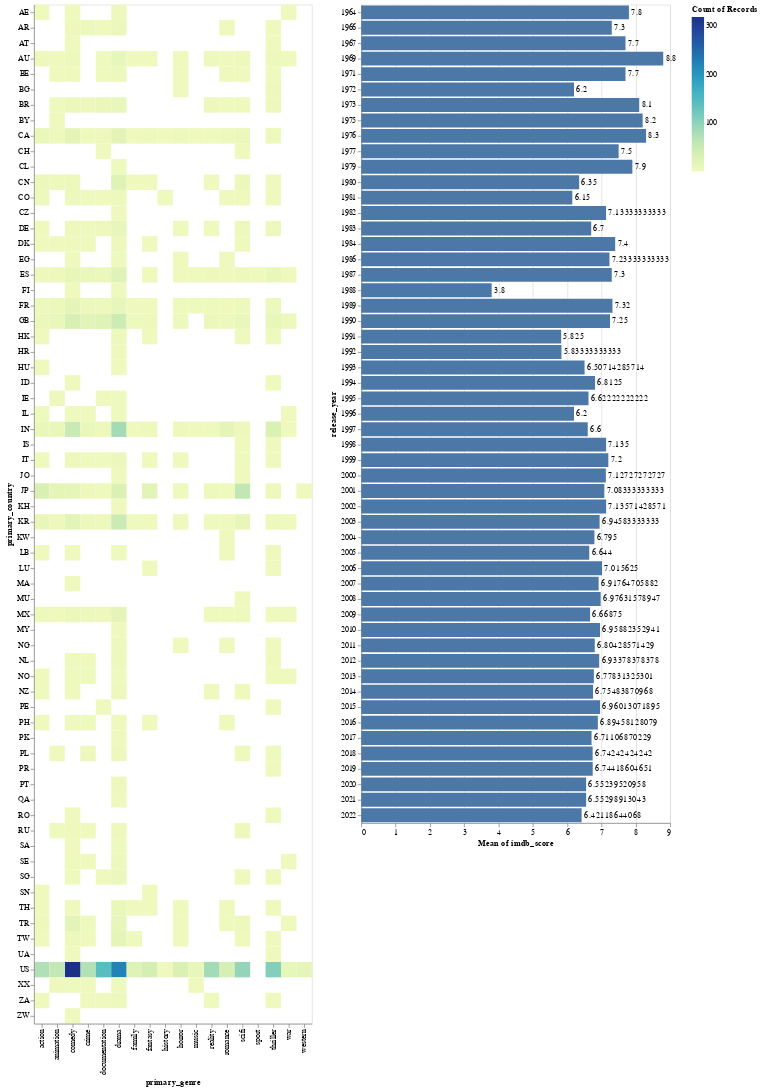

Here is the notebook cell this chart was saved with:
### Code cell
dashboard = rect| hist+text
dashboard

### Figure 1 — Vega-Lite specification as saved in the notebook (floating-point values rounded to 4 significant figures; data arrays with more than 128 entries replaced by an {"elided": "..."} marker saying what was removed)
{"config": {"view": {"continuousWidth": 400, "continuousHeight": 300}}, "hconcat": [{"mark": "rect", "encoding": {"color": {"aggregate": "count", "type": "quantitative"}, "x": {"field": "primary_genre", "type": "ordinal"}, "y": {"field": "primary_country", "type": "ordinal"}}, "selection": {"selector001": {"type": "interval", "encodings": ["x", "y"]}}}, {"layer": [{"mark": "bar", "encoding": {"x": {"aggregate": "mean", "field": "imdb_score", "type": "quantitative"}, "y": {"field": "release_year", "type": "ordinal"}}, "transform": [{"filter": {"selection": "selector001"}}]}, {"mark": {"type": "text", "align": "left", "baseline": "middle", "dx": 3}, "encoding": {"text": {"aggregate": "mean", "field": "imdb_score", "type": "quantitative"}, "x": {"aggregate": "mean", "field": "imdb_score", "type": "quantitative"}, "y": {"field": "release_year", "type": "ordinal"}}, "transform": [{"filter": {"selection": "selector001"}}]}]}], "data": {"name": "data-e35ac3d87ae9dac455b17ace4377159b"}, "$schema": "https://vega.github.io/schema/vega-lite/v4.17.0.json", "datasets": {"data-e35ac3d87ae9dac455b17ace4377159b": {"elided": "2937 records"}}}
